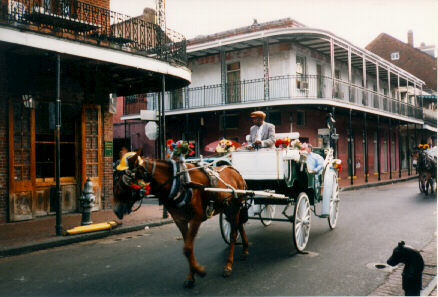
#> input picture new.jpg, 438 x 297 px
$ python inpaintingExperiments.py
#> lines starting #> are read from the running program, lines starting #| are printed output that depends on the picture; after the words box and inside, x2 and y2 are one past the last pixel; in counts of white or black regions, pixels touching at a corner belong together
### utils.py
import numpy as np
from scipy.stats import multivariate_normal
import logging
import tqdm
import os
def im2col(clean_image,patch_size):
    """create overlapping image patches
    Args:
        clean_image(numpy.array): original image
        patch_size(int): size of patch

    """
    H=clean_image.shape[0]
    W=clean_image.shape[1]
    H_len=H-patch_size+1
    W_len=W-patch_size+1
    ih=np.tile(np.arange(patch_size),patch_size)
    iw=np.repeat(np.arange(H_len),W_len)
    i=iw.reshape(-1,1)+ih.reshape(1,-1)

    jh=np.repeat(np.arange(patch_size),patch_size)
    jw=np.tile(np.arange(W_len),H_len)
    j=jw.reshape(-1,1)+jh.reshape(1,-1)

    return clean_image[i,j],i,j


# [154 lines left out: functions scol2im, loggausspdf2, rgb2gray, GMM_log_p, get_logger, not called in this run]

### constructGMM.py

import numpy as np
class GMM_from_learned_model():
    """
    Construct GMM model from data
    """
    def __init__(self,data_path):
        super(GMM_from_learned_model, self).__init__()
        self.weights_=np.loadtxt(f"{data_path}/mixweights.txt")
        self.means_=np.loadtxt(f"{data_path}/means.txt",delimiter=",")
        self.covariances_=np.loadtxt(f"{data_path}/covs.txt",delimiter=",").reshape([64,200,64]).transpose(0,2,1)

### inpaintingExperiments.py
import os
import numpy as np
from utils import rgb2gray
from skimage.io import imread,imsave
from constructGMM import GMM_from_learned_model
from aprxMAPGMM import aprxMAPGMM
from EPLLhalfQuadraticSplit import EPLL_half_quadratic_split
from utils import GMM_log_p,get_logger,im2col
from patchDCTGG import patch_DC_TGG
from skimage.color import rgb2ycbcr, ycbcr2rgb

if __name__=="__main__":
    save_path = "inpainting_result"

    # create save dir
    if not os.path.exists(save_path):
        os.makedirs(save_path)
    patch_size=8
    I = (imread('new.jpg'))/255;
    mask = (imread('new_mask.png'))/255.;
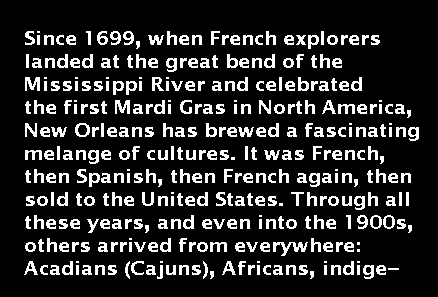
#> input picture new_mask.png, 438 x 297 px
#> mask: shape (297, 438) float64; values 0 (black) and 1 (white), 15.9% white; 353 white regions (26 under 20 px), largest, box (x1, y1, x2, y2) and area: (273, 242, 308, 256) 202, (25, 77, 40, 91) 135, (115, 100, 130, 114) 135

    if len(I.shape)==3:
        I = rgb2ycbcr(I)/255.;
#> I: shape (297, 438, 3) float64; mean of channels 0, 1, 2 0.396, 0.486, 0.513

    #find which patches are occluded for faster performance
    noiseI=np.copy(I)
    mask_index=mask>0
    tt=noiseI[:,:,0]
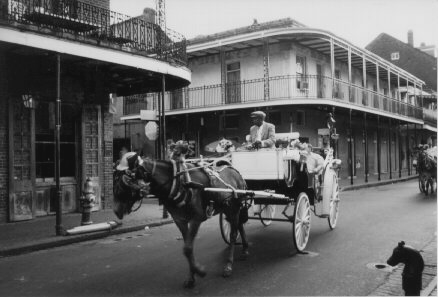
#> tt: shape (297, 438) float64; min 0.0627, max 0.918, mean 0.396
    tt[mask_index]=-999.0
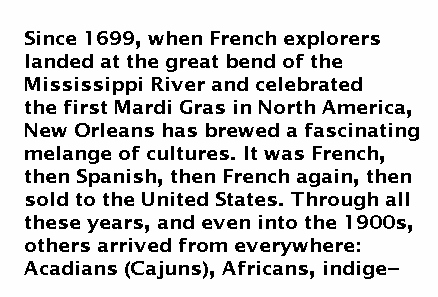
#> tt: shape (297, 438) float64; 15.94% of pixels changed, all inside (x1, y1, x2, y2) = (24, 31, 419, 279); drawn with min black and max white
    ttt,_,_=im2col(tt,patch_size)
    exclude_list=[np.sum(ttt[i]==-999.0)!=ttt.shape[1] for i in range(ttt.shape[0])]
#> exclude_list = 124990 items

    GMM_path = "GSModel_8x8_200_2M_noDC_zeromean"
    GS = GMM_from_learned_model(GMM_path)
#> (the run stopped early here; a loop or call above may not have finished)
